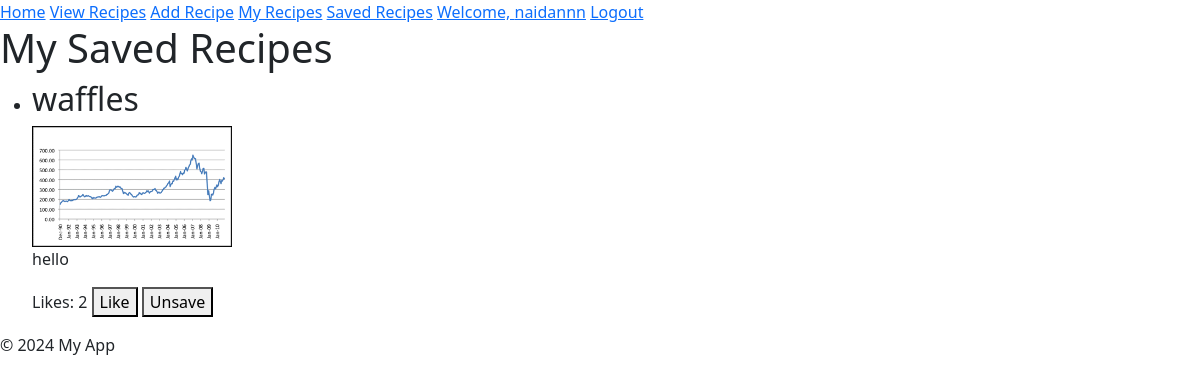
The app's page /saved_recipes (signed in) with its own data.
### app/models.py (models this page shows, shortened)
class User(db.Model,UserMixin):
    __tablename__ = 'users'
    id = db.Column(db.Integer, primary_key=True, autoincrement=True)
    username = db.Column(db.String(50), nullable=False)
    email = db.Column(db.String(100), nullable=False)
    password_hash = db.Column(db.String(255))
    created_at = db.Column(db.DateTime, default=datetime.utcnow)
    recipes = db.relationship('Recipe', back_populates='author', cascade="all, delete-orphan")
    likes = db.relationship('Like', back_populates='user', cascade="all, delete-orphan")
    saved_recipes = db.relationship('SavedRecipe', back_populates='user', cascade="all, delete-orphan")

class Recipe(db.Model):
    __tablename__ = 'recipes'
    id = db.Column(db.Integer, primary_key=True, autoincrement=True)
    user_id = db.Column(db.Integer, db.ForeignKey('users.id'), nullable=False)
    author = db.relationship('User', back_populates='recipes')
    title = db.Column(db.String(100), nullable=False)
    description = db.Column(db.Text, nullable=False)
    ingredients = db.Column(db.Text, nullable=False)
    steps = db.Column(db.Text, nullable=False)
    image_url = db.Column(db.String(255))  # Optional, we can set a default picture if anythign
    created_at = db.Column(db.DateTime, default=datetime.utcnow)
    likes = db.relationship('Like', back_populates='recipe', cascade="all, delete-orphan")
    saved_by = db.relationship('SavedRecipe', back_populates='recipe', cascade="all, delete-orphan")

### app/views.py (the view)
@app.route('/saved_recipes', methods=['GET'])
@login_required
def saved_recipes():
    saved_recipes = Recipe.query.join(SavedRecipe, Recipe.id == SavedRecipe.recipe_id) \
                                .filter(SavedRecipe.user_id == current_user.id).all()
    return render_template('saved_recipes.html', saved_recipes=saved_recipes)

### app/views.py (called while the page is built)
@login_manager.user_loader
def load_user(user_id):
    return User.query.get(int(user_id))  # Assumes user_id is the primary key of User model

### app/templates/saved_recipes.html
{% extends 'base.html' %}
{% block content %}
<h1>My Saved Recipes</h1>
<ul>
{% for recipe in saved_recipes %}
    <li>
        <h2>{{ recipe.title }}</h2>
        {% if recipe.image_url %}
        <img src="{{ recipe.image_url }}" alt="{{ recipe.title }}" style="max-width:200px;">
        {% endif %}
        <p>{{ recipe.description }}</p>
        <div>
            <span>Likes: <span id="like-count-{{ recipe.id }}">{{ recipe.likes|length }}</span></span>
            {% set user_liked = (recipe.likes|selectattr('user_id','equalto',current_user.id)|list) %}
            {% set user_saved = (recipe.saved_by|selectattr('user_id','equalto',current_user.id)|list) %}
            <button class="like-button" data-recipe-id="{{ recipe.id }}">
                {% if user_liked %}
                    Unlike
                {% else %}
                    Like
                {% endif %}
            </button>
            <button class="save-button" data-recipe-id="{{ recipe.id }}">
                {% if user_saved %}
                    Unsave
                {% else %}
                    Save
                {% endif %}
            </button>
        </div>
    </li>
{% endfor %}
</ul>
{% endblock %}

### app/templates/base.html (shortened to what this page needs)
<!DOCTYPE html>
<html lang="en">
<head>
    <link href="https://cdn.jsdelivr.net/npm/bootstrap@5.1.3/dist/css/bootstrap.min.css" rel="stylesheet">
</head>
<body>
    <header>
        <nav>
            <a href="/">Home</a>
            <a href="/view_recipes">View Recipes</a>
            {% if current_user.is_authenticated %}
                <a href="/add_recipe">Add Recipe</a>
                <a href="/my_recipes">My Recipes</a>
                <a href="/saved_recipes">Saved Recipes</a>
                <a href="#">Welcome, {{ current_user.username }}</a>
                <a href="/logout">Logout</a>
            {% else %}
                <a href="/register">Register</a>
                <a href="/login">Login</a>
            {% endif %}
        </nav>
    </header>
    <main>
        {% block content %}{% endblock %}
    </main>
    <footer>
        <p>&copy; 2024 My App</p>
    </footer>
</body>
</html>

### records on screen
User: username "naidannn"
Recipe: title "waffles", image_url (picture), description "hello", likes|length "2"
